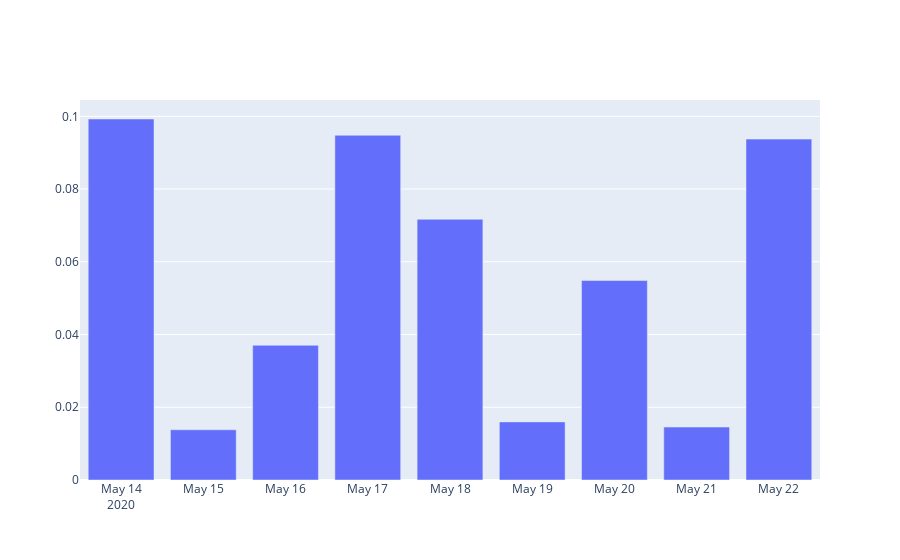

The notebook cell saved with this chart:
### Code cell
news_df_date = news_df
news_df_date['Date'] = news_df_date['date'].astype(int)/(1000)
news_df_date['Date'] = news_df_date['Date'].map(lambda a: datetime.fromtimestamp(a).isoformat()[0:10])
news_df_avgSent = news_df_date.astype({'score': 'float'}).groupby("Date").agg({"score":"mean"})
news_df_avgSent.index
y = news_df_avgSent["score"]
x = news_df_avgSent.index
fig = go.Figure(data=go.Bar(y=y,x=x))
fig.show()

### Figure 1 — Plotly figure (JSON) as saved in the notebook; plotly's stock layout.template omitted (floating-point values rounded to 4 significant figures)
{"data": [{"type": "bar", "x": ["2020-05-14", "2020-05-15", "2020-05-16", "2020-05-17", "2020-05-18", "2020-05-19", "2020-05-20", "2020-05-21", "2020-05-22"], "y": [0.09926, 0.01381, 0.03703, 0.09477, 0.07168, 0.01598, 0.05484, 0.01456, 0.09373]}], "layout": {}}
